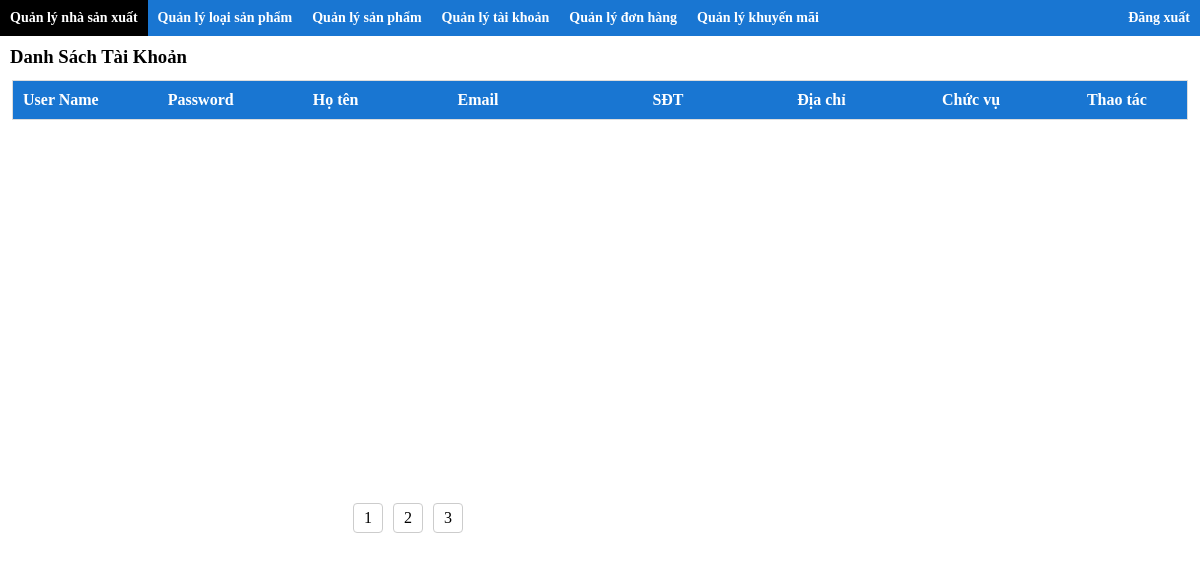
Before: /webbanmaytinh/src/admin/index.php?action=quanlytaikhoan&query=no&page=5 (signed in) with the older database file.
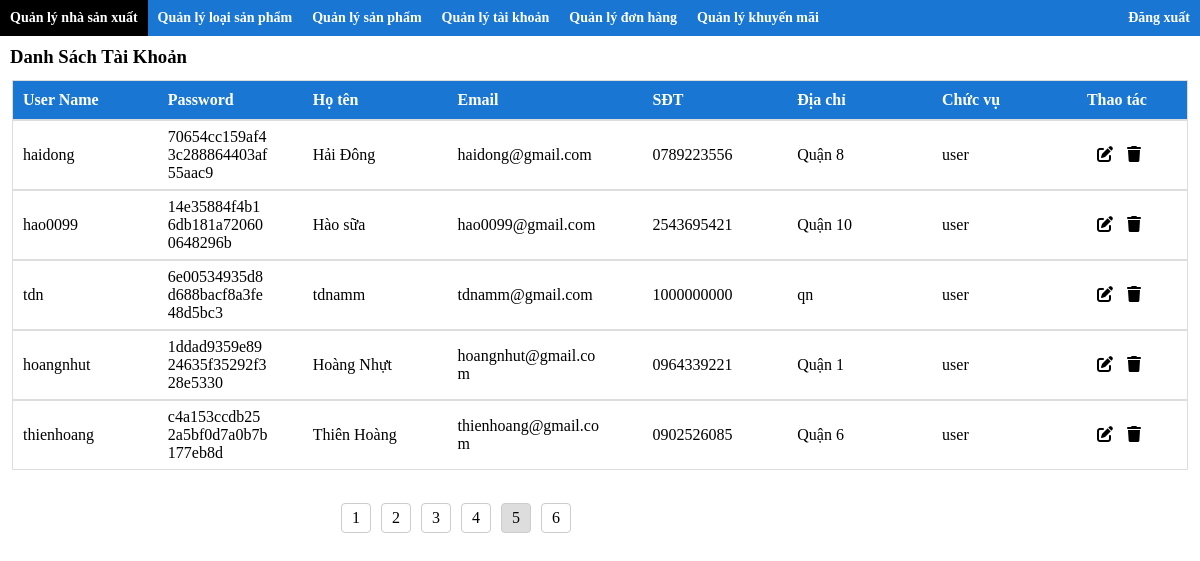
After: the same page with the newer database file.
### tables this page shows
CREATE TABLE IF NOT EXISTS `taikhoan` (
  `userName` varchar(50) NOT NULL,
  `password` varchar(50) NOT NULL,
  `hoTen` varchar(50) NOT NULL,
  `email` varchar(50) NOT NULL,
  `sdt` varchar(15) NOT NULL,
  `diachi` varchar(250) NOT NULL,
  `maCV` varchar(50) NOT NULL,
  `maKM` varchar(50) DEFAULT NULL,
  PRIMARY KEY (`userName`),
  UNIQUE KEY `hoTen` (`hoTen`),
  KEY `PK_TK_CV` (`maCV`)
);

CREATE TABLE IF NOT EXISTS `chucvu` (
  `maChucVu` varchar(50) NOT NULL,
  `tenChucVu` varchar(50) NOT NULL,
  PRIMARY KEY (`maChucVu`)
);

### webbanmaytinh/src/admin/modules/quanlytaikhoan/hienthi.php (the view)
<?php
include '../././db/connect.php';
?>
<div class="content-header">
    <h3 class="content-title">Danh Sách Tài Khoản</h3>
</div>
<table class="content-wrapper" style="min-height: 395px;">
    <tr class="content-list head">
        <td class="content-item width100 head"><b>User Name</b></td>
        <td class="content-item width100 head"><b>Password</b></td>
        <td class="content-item width100 head"><b>Họ tên</b></td>
        <td class="content-item width150 head"><b>Email</b></td>
        <td class="content-item width100 head"><b>SĐT</b></td>
        <td class="content-item width100 head"><b>Địa chỉ</b></td>
        <td class="content-item width100 head"><b>Chức vụ</b></td>
        <td class="content-item width100 head"><b>Thao tác</b></td>
    </tr>
    <?php
    if (isset($_GET['page'])) {
        $page = $_GET['page'];
        $n = ($page - 1) * 5;
        if ($page == 1) {
            $sql = "SELECT userName as user,password as pass,hoTen as ten,email,sdt,diachi,chucvu.tenChucVu as chucvu
            FROM taikhoan JOIN chucvu
            on taikhoan.maCV=chucvu.maChucVu order by maChucVu ASC limit 0,5 ";
        } else {
            $sql = "SELECT userName as user,password as pass,hoTen as ten,email,sdt,diachi,chucvu.tenChucVu as chucvu
            FROM taikhoan JOIN chucvu
            on taikhoan.maCV=chucvu.maChucVu order by maChucVu ASC limit $n,5 ";
        }
    } else {
        $sql = "SELECT userName as user,password as pass,hoTen as ten,email,sdt,diachi,chucvu.tenChucVu as chucvu
        FROM taikhoan JOIN chucvu
        on taikhoan.maCV=chucvu.maChucVu order by maChucVu ASC limit 0,5 ";
    }
    $result = mysqli_query($conn, $sql);
    while ($row = mysqli_fetch_array($result)) {
    ?>
        <tr class="content-list" style="height: 70px;">
            <td class="content-item width100"><?php echo $row['user'] ?></td>
            <td class="content-item width100"><?php echo $row['pass'] ?></td>
            <td class="content-item width100"><?php echo $row['ten'] ?></td>
            <td class="content-item width150"><?php echo $row['email'] ?></td>
            <td class="content-item width100"><?php echo $row['sdt'] ?></td>
            <td class="content-item width100"><?php echo $row['diachi'] ?></td>
            <td class="content-item width100"><?php echo $row['chucvu'] ?></td>
            <td class="content-item width100">
                <a class="content-item width50" href="?action=quanlytaikhoan&query=sua&&this_id=<?php echo $row['user'] ?>"><i class="fa-solid fa-pen-to-square"></i></a>
                <a class="content-item width50" href="?action=quanlytaikhoan&query=xoa&&this_id=<?php echo $row['user'] ?>"><i class="fa-sharp fa-solid fa-trash"></i></a>
            </td>
        </tr>
    <?php
    }
    ?>
</table>
<?php
include 'pagination.php';
?>

### webbanmaytinh/src/admin/modules/quanlytaikhoan/pagination.php
<div style="width: 100%;display:flex;justify-content:center">
    <div class="pagination" style="width:600px;height:30px;margin:20px 0;display:flex;">
        <div class="prev" style="flex-grow: 1;"></div>
        <div class="" style="flex-grow: 8;">
            <div style="display: flex;flex-direction:row">
                <?php
                $sql = "SELECT count(userName) from taikhoan";
                $result = mysqli_query($conn, $sql);
                $sl = mysqli_fetch_row($result);
                $max = ceil((int)$sl[0] / 5);
                for ($i = 1; $i <= $max; $i++) {
                ?>
                    <a href="./index.php?action=quanlytaikhoan&query=no&page=<?php echo $i ?>" style="margin: 0 5px;height:30px;width:30px;display:flex;justify-content:center;align-items:center;cursor:pointer;border:1px solid #ccc;border-radius:4px;
                    <?php if (isset($_GET['page']) && $_GET['page'] == $i) {
                        echo 'background-color: #ddd';
                    } ?>"><?php echo $i ?></a>
                <?php
                } ?>
            </div>
        </div>
        <div class="next" style="flex-grow: 1;"></div>
    </div>
</div>

Changed rows visible on the page:
added taikhoan: userName "haidong", password "70654cc159af43c288864403af55aac9", hoTen "Hải Đông", email "haidong@gmail.com", sdt "0789223556", diachi "Quận 8", maCV.tenChucVu "user"
now on this page (row unchanged): taikhoan: userName "hao0099", password "14e35884f4b16db181a720600648296b", hoTen "Hào sữa", email "hao0099@gmail.com", sdt "2543695421", diachi "Quận 10", maCV.tenChucVu "user"
added taikhoan: userName "tdn", password "6e00534935d8d688bacf8a3fe48d5bc3", hoTen "tdnamm", email "tdnamm@gmail.com", sdt "1000000000", diachi "qn", maCV.tenChucVu "user"
added taikhoan: userName "hoangnhut", password "1ddad9359e8924635f35292f328e5330", hoTen "Hoàng Nhựt", email "hoangnhut@gmail.com", sdt "0964339221", diachi "Quận 1", maCV.tenChucVu "user"
added taikhoan: userName "thienhoang", password "c4a153ccdb252a5bf0d7a0b7b177eb8d", hoTen "Thiên Hoàng", email "thienhoang@gmail.com", sdt "0902526085", diachi "Quận 6", maCV.tenChucVu "user"
Other visible differences:
new list line: "4"
new list line: "5"
new list line: "6"
